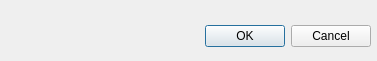
<?xml version="1.0" encoding="UTF-8"?>
<ui version="4.0">
 <class>Dialog</class>
 <widget class="QDialog" name="Dialog">
  <property name="geometry">
   <rect>
    <x>0</x>
    <y>0</y>
    <width>377</width>
    <height>61</height>
   </rect>
  </property>
  <property name="windowTitle">
   <string>Dialog</string>
  </property>
  <widget class="QDialogButtonBox" name="buttonBox">
   <property name="geometry">
    <rect>
     <x>30</x>
     <y>20</y>
     <width>341</width>
     <height>32</height>
    </rect>
   </property>
   <property name="orientation">
    <enum>Qt::Horizontal</enum>
   </property>
   <property name="standardButtons">
    <set>QDialogButtonBox::Cancel|QDialogButtonBox::Ok</set>
   </property>
  </widget>
 </widget>
 <resources/>
 <connections>
  <connection>
   <sender>buttonBox</sender>
   <signal>accepted()</signal>
   <receiver>Dialog</receiver>
   <slot>accept()</slot>
   <hints>
    <hint type="sourcelabel">
     <x>248</x>
     <y>254</y>
    </hint>
    <hint type="destinationlabel">
     <x>157</x>
     <y>274</y>
    </hint>
   </hints>
  </connection>
  <connection>
   <sender>buttonBox</sender>
   <signal>rejected()</signal>
   <receiver>Dialog</receiver>
   <slot>reject()</slot>
   <hints>
    <hint type="sourcelabel">
     <x>316</x>
     <y>260</y>
    </hint>
    <hint type="destinationlabel">
     <x>286</x>
     <y>274</y>
    </hint>
   </hints>
  </connection>
 </connections>
</ui>
